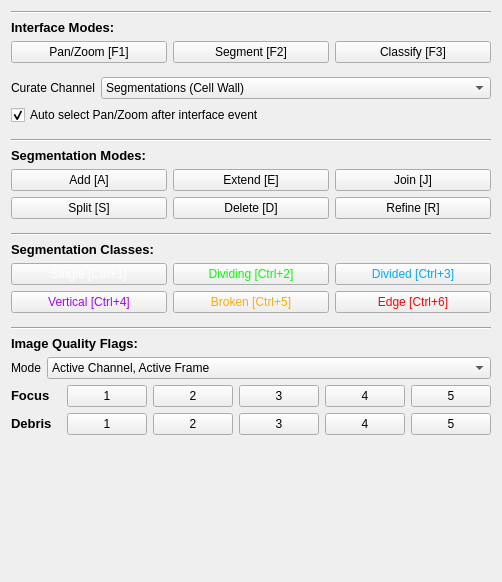
         <widget class="QWidget" name="tab_13">
          <attribute name="title">
           <string>Curate Segmentations</string>
          </attribute>
          <layout class="QVBoxLayout" name="verticalLayout_46">
           <item>
            <widget class="Line" name="line_5">
             <property name="orientation">
              <enum>Qt::Horizontal</enum>
             </property>
            </widget>
           </item>
           <item>
            <widget class="QLabel" name="label_151">
             <property name="font">
              <font>
               <pointsize>10</pointsize>
               <weight>75</weight>
               <bold>true</bold>
              </font>
             </property>
             <property name="text">
              <string>Interface Modes:</string>
             </property>
            </widget>
           </item>
           <item>
            <layout class="QGridLayout" name="gridLayout_20">
             <item row="0" column="0">
              <widget class="QPushButton" name="modify_panzoom">
               <property name="text">
                <string>Pan/Zoom [F1]</string>
               </property>
              </widget>
             </item>
             <item row="0" column="3">
              <widget class="QPushButton" name="modify_classify">
               <property name="text">
                <string>Classify [F3]</string>
               </property>
              </widget>
             </item>
             <item row="0" column="1">
              <widget class="QPushButton" name="modify_segment">
               <property name="text">
                <string>Segment [F2]</string>
               </property>
              </widget>
             </item>
            </layout>
           </item>
           <item>
            <spacer name="verticalSpacer_64">
             <property name="orientation">
              <enum>Qt::Vertical</enum>
             </property>
             <property name="sizeType">
              <enum>QSizePolicy::Minimum</enum>
             </property>
             <property name="sizeHint" stdset="0">
              <size>
               <width>461</width>
               <height>8</height>
              </size>
             </property>
            </spacer>
           </item>
           <item>
            <layout class="QFormLayout" name="formLayout_41">
             <item row="0" column="0">
              <widget class="QLabel" name="label_153">
               <property name="text">
                <string>Curate Channel</string>
               </property>
              </widget>
             </item>
             <item row="0" column="1">
              <widget class="QComboBox" name="modify_channel">
               <item>
                <property name="text">
                 <string>Segmentations (Cell Wall)</string>
                </property>
               </item>
               <item>
                <property name="text">
                 <string>Nucleoid</string>
                </property>
               </item>
              </widget>
             </item>
            </layout>
           </item>
           <item>
            <widget class="QCheckBox" name="modify_auto_panzoom">
             <property name="text">
              <string>Auto select Pan/Zoom after interface event</string>
             </property>
             <property name="checked">
              <bool>true</bool>
             </property>
            </widget>
           </item>
           <item>
            <spacer name="verticalSpacer_65">
             <property name="orientation">
              <enum>Qt::Vertical</enum>
             </property>
             <property name="sizeType">
              <enum>QSizePolicy::Minimum</enum>
             </property>
             <property name="sizeHint" stdset="0">
              <size>
               <width>461</width>
               <height>8</height>
              </size>
             </property>
            </spacer>
           </item>
           <item>
            <widget class="Line" name="line_22">
             <property name="orientation">
              <enum>Qt::Horizontal</enum>
             </property>
            </widget>
           </item>
           <item>
            <widget class="QLabel" name="label_157">
             <property name="font">
              <font>
               <pointsize>10</pointsize>
               <weight>75</weight>
               <bold>true</bold>
              </font>
             </property>
             <property name="text">
              <string>Segmentation Modes:</string>
             </property>
            </widget>
           </item>
           <item>
            <layout class="QGridLayout" name="gridLayout_22">
             <item row="1" column="2">
              <widget class="QPushButton" name="modify_refine">
               <property name="text">
                <string>Refine [R]</string>
               </property>
              </widget>
             </item>
             <item row="0" column="2">
              <widget class="QPushButton" name="modify_join">
               <property name="text">
                <string>Join [J]</string>
               </property>
              </widget>
             </item>
             <item row="0" column="0">
              <widget class="QPushButton" name="modify_add">
               <property name="text">
                <string>Add [A]</string>
               </property>
              </widget>
             </item>
             <item row="1" column="1">
              <widget class="QPushButton" name="modify_delete">
               <property name="text">
                <string>Delete [D]</string>
               </property>
              </widget>
             </item>
             <item row="1" column="0">
              <widget class="QPushButton" name="modify_split">
               <property name="text">
                <string>Split [S]</string>
               </property>
              </widget>
             </item>
             <item row="0" column="1">
              <widget class="QPushButton" name="modify_extend">
               <property name="text">
                <string>Extend [E]</string>
               </property>
              </widget>
             </item>
            </layout>
           </item>
           <item>
            <spacer name="verticalSpacer_66">
             <property name="orientation">
              <enum>Qt::Vertical</enum>
             </property>
             <property name="sizeType">
              <enum>QSizePolicy::Minimum</enum>
             </property>
             <property name="sizeHint" stdset="0">
              <size>
               <width>461</width>
               <height>8</height>
              </size>
             </property>
            </spacer>
           </item>
           <item>
            <widget class="Line" name="line_20">
             <property name="orientation">
              <enum>Qt::Horizontal</enum>
             </property>
            </widget>
           </item>
           <item>
            <widget class="QLabel" name="label_158">
             <property name="font">
              <font>
               <pointsize>10</pointsize>
               <weight>75</weight>
               <bold>true</bold>
              </font>
             </property>
             <property name="text">
              <string>Segmentation Classes:</string>
             </property>
            </widget>
           </item>
           <item>
            <layout class="QGridLayout" name="gridLayout_21">
             <item row="1" column="2">
              <widget class="QPushButton" name="classify_edge">
               <property name="styleSheet">
                <string notr="true">color: rgb(255, 0, 0);</string>
               </property>
               <property name="text">
                <string>Edge [Ctrl+6]</string>
               </property>
              </widget>
             </item>
             <item row="0" column="2">
              <widget class="QPushButton" name="classify_divided">
               <property name="styleSheet">
                <string notr="true">color: rgb(0, 170, 255);</string>
               </property>
               <property name="text">
                <string>Divided [Ctrl+3]</string>
               </property>
              </widget>
             </item>
             <item row="0" column="1">
              <widget class="QPushButton" name="classify_dividing">
               <property name="styleSheet">
                <string notr="true">
                                        color: rgb(0, 255, 0);
                                    </string>
               </property>
               <property name="text">
                <string>Dividing [Ctrl+2]</string>
               </property>
              </widget>
             </item>
             <item row="1" column="0">
              <widget class="QPushButton" name="classify_vertical">
               <property name="styleSheet">
                <string notr="true">color:rgb(170, 0, 255)</string>
               </property>
               <property name="text">
                <string>Vertical [Ctrl+4]</string>
               </property>
              </widget>
             </item>
             <item row="1" column="1">
              <widget class="QPushButton" name="classify_broken">
               <property name="styleSheet">
                <string notr="true">color: rgb(255, 170, 0);</string>
               </property>
               <property name="text">
                <string>Broken [Ctrl+5]</string>
               </property>
              </widget>
             </item>
             <item row="0" column="0">
              <widget class="QPushButton" name="classify_single">
               <property name="styleSheet">
                <string notr="true">color: rgb(255, 255, 255);</string>
               </property>
               <property name="text">
                <string>Single [Ctrl+1]</string>
               </property>
              </widget>
             </item>
            </layout>
           </item>
           <item>
            <spacer name="verticalSpacer_63">
             <property name="orientation">
              <enum>Qt::Vertical</enum>
             </property>
             <property name="sizeType">
              <enum>QSizePolicy::Minimum</enum>
             </property>
             <property name="sizeHint" stdset="0">
              <size>
               <width>461</width>
               <height>8</height>
              </size>
             </property>
            </spacer>
           </item>
           <item>
            <widget class="Line" name="line_23">
             <property name="orientation">
              <enum>Qt::Horizontal</enum>
             </property>
            </widget>
           </item>
           <item>
            <widget class="QLabel" name="label_156">
             <property name="font">
              <font>
               <pointsize>10</pointsize>
               <weight>75</weight>
               <bold>true</bold>
              </font>
             </property>
             <property name="text">
              <string>Image Quality Flags:</string>
             </property>
            </widget>
           </item>
           <item>
            <layout class="QFormLayout" name="formLayout_40">
             <item row="0" column="0">
              <widget class="QLabel" name="label_152">
               <property name="text">
                <string>Mode</string>
               </property>
              </widget>
             </item>
             <item row="0" column="1">
              <widget class="QComboBox" name="set_quality_mode">
               <item>
                <property name="text">
                 <string>Active Channel, Active Frame</string>
                </property>
               </item>
               <item>
                <property name="text">
                 <string>All Channels, Active Frame</string>
                </property>
               </item>
               <item>
                <property name="text">
                 <string>Active Channel, All Frames</string>
                </property>
               </item>
               <item>
                <property name="text">
                 <string>All Channels, All Frames</string>
                </property>
               </item>
              </widget>
             </item>
            </layout>
           </item>
           <item>
            <layout class="QGridLayout" name="gridLayout_34">
             <item row="0" column="0">
              <widget class="QLabel" name="label_155">
               <property name="sizePolicy">
                <sizepolicy hsizetype="Preferred" vsizetype="Maximum">
                 <horstretch>0</horstretch>
                 <verstretch>0</verstretch>
                </sizepolicy>
               </property>
               <property name="minimumSize">
                <size>
                 <width>50</width>
                 <height>0</height>
                </size>
               </property>
               <property name="font">
                <font>
                 <pointsize>10</pointsize>
                 <weight>75</weight>
                 <bold>true</bold>
                </font>
               </property>
               <property name="text">
                <string>Focus</string>
               </property>
              </widget>
             </item>
             <item row="0" column="2">
              <widget class="QPushButton" name="set_focus_2">
               <property name="text">
                <string>2</string>
               </property>
              </widget>
             </item>
             <item row="0" column="3">
              <widget class="QPushButton" name="set_focus_3">
               <property name="text">
                <string>3</string>
               </property>
              </widget>
             </item>
             <item row="0" column="1">
              <widget class="QPushButton" name="set_focus_1">
               <property name="text">
                <string>1</string>
               </property>
              </widget>
             </item>
             <item row="0" column="4">
              <widget class="QPushButton" name="set_focus_4">
               <property name="text">
                <string>4</string>
               </property>
              </widget>
             </item>
             <item row="0" column="5">
              <widget class="QPushButton" name="set_focus_5">
               <property name="text">
                <string>5</string>
               </property>
              </widget>
             </item>
            </layout>
           </item>
           <item>
            <layout class="QGridLayout" name="gridLayout_29">
             <item row="0" column="2">
              <widget class="QPushButton" name="set_debris_2">
               <property name="text">
                <string>2</string>
               </property>
              </widget>
             </item>
             <item row="0" column="3">
              <widget class="QPushButton" name="set_debris_3">
               <property name="text">
                <string>3</string>
               </property>
              </widget>
             </item>
             <item row="0" column="0">
              <widget class="QLabel" name="label_154">
               <property name="sizePolicy">
                <sizepolicy hsizetype="Preferred" vsizetype="Maximum">
                 <horstretch>0</horstretch>
                 <verstretch>0</verstretch>
                </sizepolicy>
               </property>
               <property name="minimumSize">
                <size>
                 <width>50</width>
                 <height>0</height>
                </size>
               </property>
               <property name="font">
                <font>
                 <pointsize>10</pointsize>
                 <weight>75</weight>
                 <bold>true</bold>
                </font>
               </property>
               <property name="text">
                <string>Debris</string>
               </property>
              </widget>
             </item>
             <item row="0" column="1">
              <widget class="QPushButton" name="set_debris_1">
               <property name="text">
                <string>1</string>
               </property>
              </widget>
             </item>
             <item row="0" column="4">
              <widget class="QPushButton" name="set_debris_4">
               <property name="text">
                <string>4</string>
               </property>
              </widget>
             </item>
             <item row="0" column="5">
              <widget class="QPushButton" name="set_debris_5">
               <property name="text">
                <string>5</string>
               </property>
              </widget>
             </item>
            </layout>
           </item>
           <item>
            <spacer name="verticalSpacer_62">
             <property name="orientation">
              <enum>Qt::Vertical</enum>
             </property>
             <property name="sizeHint" stdset="0">
              <size>
               <width>461</width>
               <height>136</height>
              </size>
             </property>
            </spacer>
           </item>
          </layout>
         </widget>
